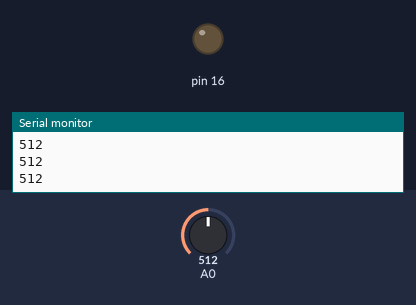
A sketch run on a simulated Arduino Uno, built with avr-gcc and run on an emulated ATmega328P. On the bench: output pins drawn as LEDs (lit = HIGH), the last lines printed to the serial monitor. Inputs (shaded band) come from the test bench; at power-on: A0 = 512.

Above: at 1.2 s.
1.3 s: A0 set to 208
2.8 s: A0 set to 189
At 3.6 s:
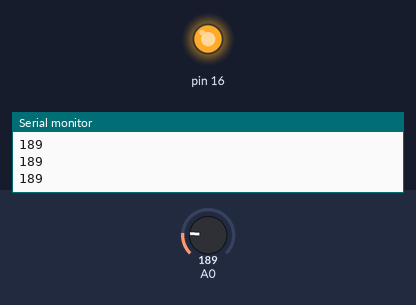
4.3 s: A0 set to 210
At 5.0 s:
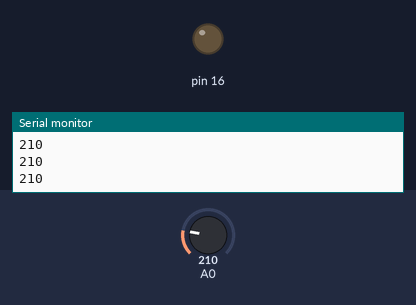
5.8 s: A0 set to 190
At 6.4 s:
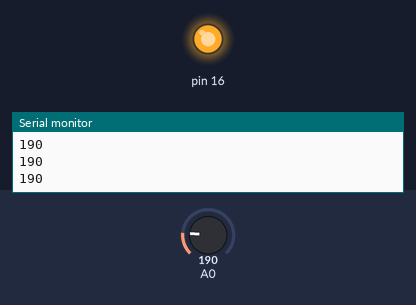
Timing chart, 0 to 8.3 s (numbered marks = the images above; inputs shaded):
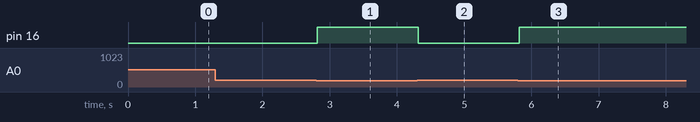

Measured:
- the behaviour switches between 201 and 200 on A0 (found by bisection; images 0 and 1)
- after the input at 2.8 s, pin 16: LOW → HIGH at once
- after the input at 4.3 s, pin 16: HIGH → LOW at once
- after the input at 5.8 s, pin 16: LOW → HIGH at once

The sketch:

cisco_test_soil_moisture.ino
```cpp
void setup()
{
  Serial.begin(115200);
  pinMode(16,OUTPUT);
}

void loop()
{
Serial.println(analogRead(A0));
delay(100);
if(analogRead(A0)<=200)
{
  digitalWrite(16,HIGH);
}
else
{
  digitalWrite(16,LOW);
}
}
```
